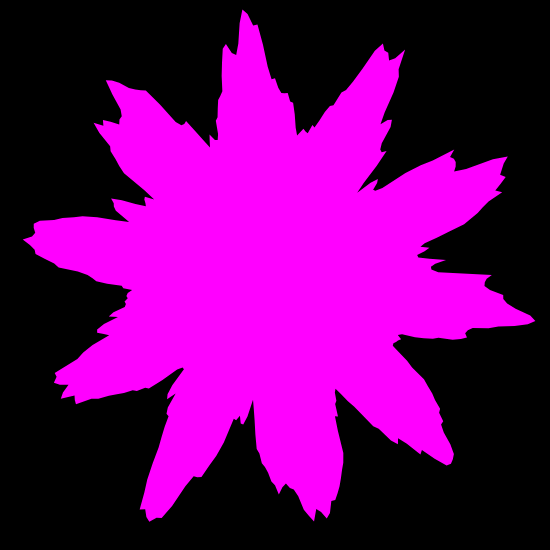
Frame 1 (no input)
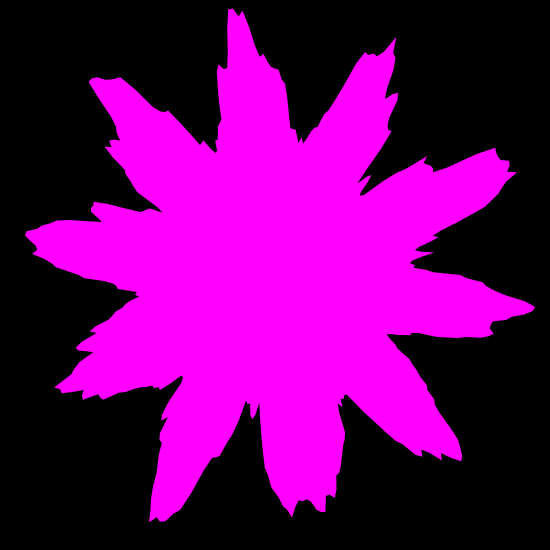
Frame 60 (no input)
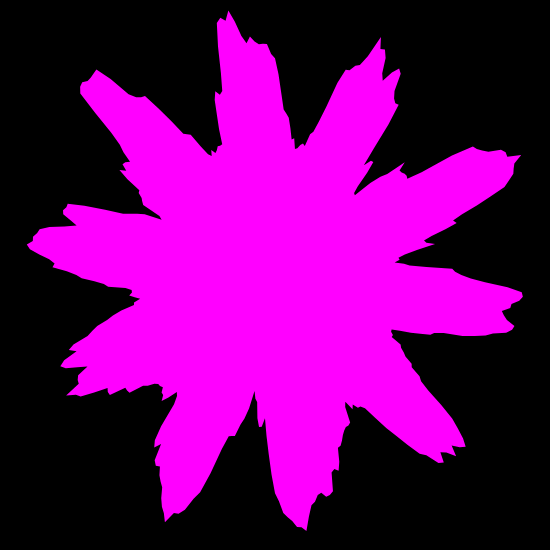
Frame 120 (the mouse pressed at the canvas centre since frame 60)

The p5.js sketch that drew these frames (run headless with seeded random() and noise() and a simulated clock; from frame 60 on, the mouse is pressed at the canvas centre):

// p5.js sketch
// ── sketch.js
function setup() {
    createCanvas(550,550);
    background(0);
    angleMode(DEGREES);
}
/////////////////////////////////////////////////
function draw() {
    background(0);
    noStroke();
    fill(255,0,255);

    translate(width/2,height/2);

    //ADDITIVE SYNTHESIS IN A CIRCLE
    var radius = 150;
    beginShape();
    for (var theta=0; theta<360; theta+=1){
      var wave1 = sin(theta*10) * radius/3;  // your sine code here
      var wave2 = noise(theta/5 + frameCount/100) * 100; // your noise code here
      var r = radius + wave1 + wave2;
      var x = cos(theta) * r;
      var y = sin(theta) * r;
      vertex(x,y);
    }
    endShape(CLOSE);
}
